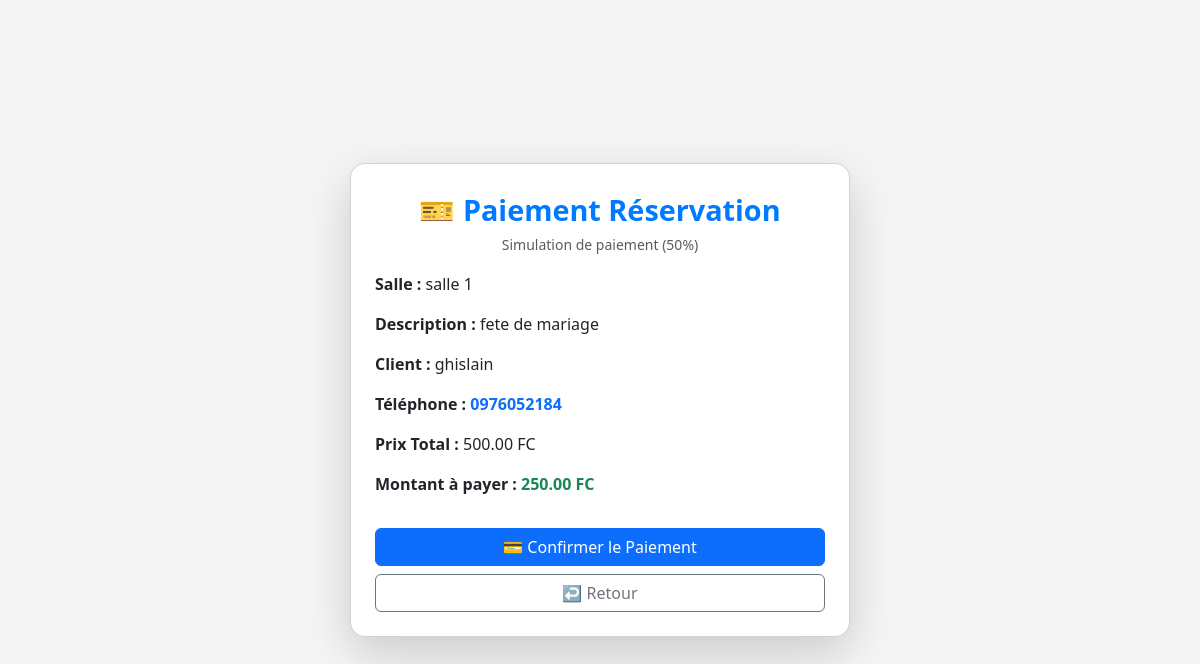
Page /view/payer_rese.php?id=15 (signed in) on the committed database.
### tables this page shows
CREATE TABLE `reservation` (
  `id_reservation` int(11) NOT NULL,
  `description` text DEFAULT NULL,
  `date` date DEFAULT NULL,
  `date_debut` datetime DEFAULT NULL,
  `date_fin` datetime DEFAULT NULL,
  `id_client` int(11) DEFAULT NULL,
  `id_salle` int(11) DEFAULT NULL,
  `statut` varchar(20) DEFAULT 'en cours',
  `date_reservation` timestamp NOT NULL DEFAULT current_timestamp()
);

CREATE TABLE `salle` (
  `id_salle` int(11) NOT NULL,
  `nom_salle` varchar(100) DEFAULT NULL,
  `photo` varchar(255) DEFAULT NULL,
  `description` text DEFAULT NULL,
  `capacite` int(11) DEFAULT NULL,
  `prix` decimal(10,2) DEFAULT 0.00,
  `disponible` tinyint(1) DEFAULT 1
);

CREATE TABLE `client` (
  `id_client` int(11) NOT NULL,
  `nom` varchar(100) DEFAULT NULL,
  `email` varchar(100) DEFAULT NULL,
  `pwd` varchar(255) DEFAULT NULL,
  `photo` varchar(255) NOT NULL,
  `numero` varchar(20) NOT NULL,
  `genre` varchar(20) NOT NULL
);

### models/class/class_reservation.php (called while the page is built, shortened)
<?php
class Reservation {
    private $con;
    public function __construct($con) {
        $this->con = $con;
    }
    public function getReservationDetails($id): ?array {
        try {
            $sql = "SELECT r.*, s.nom_salle, s.prix AS prix_salle
                    FROM reservation r
                    JOIN salle s ON r.id_salle = s.id_salle
                    WHERE r.id_reservation = ?";
            $stmt = $this->con->prepare($sql);
            $stmt->execute([$id]);
            return $stmt->fetch(PDO::FETCH_ASSOC) ?: null;
        } catch (PDOException $e) {
            return null;
        }
    }
}
?>

### models/class/class_client.php (called while the page is built, shortened)
<?php
class class_client {
    private $con;
    public function __construct($con){
        $this->con = $con;
    }
    public function getClientById($id_client) : ?array {
        try {
            $sql = "SELECT id_client, nom, email, numero, genre FROM client WHERE id_client = ?";
            $stmt = $this->con->prepare($sql);
            $stmt->execute([$id_client]);
            return $stmt->fetch(PDO::FETCH_ASSOC);
        } catch (PDOException $e) {
            return null;
        }
    }
}
?>

### view/payer_rese.php (the view, shortened to what this page needs)
<?php
require_once('../connexion/connexion.php');
require_once('../models/class/class_reservation.php');
require_once('../models/class/class_client.php');
$db = new connexion();
$con = $db->getconnexion();
$reservation = new Reservation($con);
$clientManager = new class_client($con);
$id_reservation = intval($_GET['id']);
$id_client = $_SESSION['id'];
$details = $reservation->getReservationDetails($id_reservation);
$client = $clientManager->getClientById($id_client);
$moitie = $details['prix_salle'] / 2;
?>
<!DOCTYPE html>
<html lang="fr">
<head>
    <link href="https://cdn.jsdelivr.net/npm/bootstrap@5.3.3/dist/css/bootstrap.min.css" rel="stylesheet">
</head>
<body>
<div class="container d-flex justify-content-center align-items-center vh-100">
    <div class="card shadow-lg p-4 w-100" style="max-width: 500px;">
        <div class="text-center mb-3">
            <div class="logo">🎫 Paiement Réservation</div>
            <small class="text-muted">Simulation de paiement (50%)</small>
        </div>
        <div class="mb-3">
            <p><strong>Salle :</strong> <?= htmlspecialchars($details['nom_salle']) ?></p>
            <p><strong>Description :</strong> <?= htmlspecialchars($details['description']) ?></p>
            <p><strong>Client :</strong> <?= htmlspecialchars($client['nom']) ?></p>
            <p><strong>Téléphone :</strong> <span class="text-primary fw-bold"><?= htmlspecialchars($client['numero']) ?></span></p>
            <p><strong>Prix Total :</strong> <?= number_format($details['prix_salle'], 2) ?> FC</p>
            <p><strong>Montant à payer :</strong> <span class="text-success fw-bold"><?= number_format($moitie, 2) ?> FC</span></p>
        </div>
        <form method="post">
            <button type="submit" class="btn btn-primary w-100">💳 Confirmer le Paiement</button>
            <a href="liste_reservations.php" class="btn btn-outline-secondary w-100 mt-2">↩️ Retour</a>
        </form>
    </div>
</div>
</body>
</html>

### view/payer_rese.php (style rules this page uses)
body { background: #f5f5f5; }
.card { border-radius: 15px; }
.logo { font-size: 1.8rem; font-weight: bold; color: #007bff; }

### rows in the picture
reservation: id_salle.nom_salle "salle 1", description "fete de mariage", id_salle.prix "500.00", id_salle.prix "250.00"
client: nom "ghislain", numero "0976052184"
